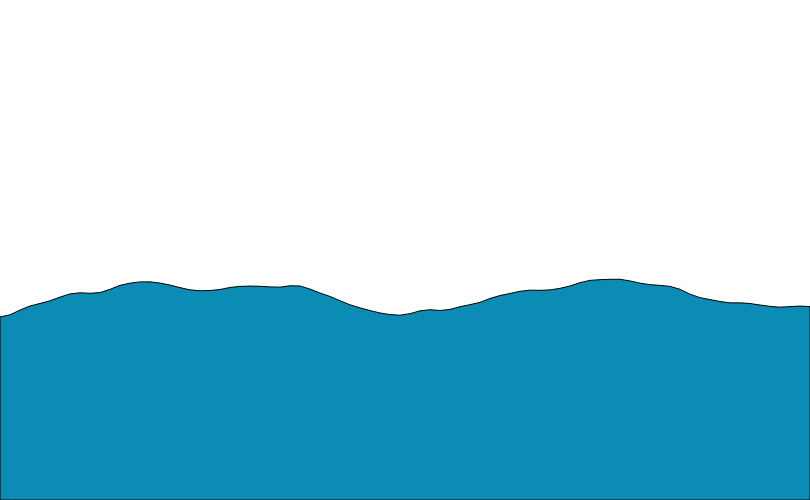
Frame 1 (no input)
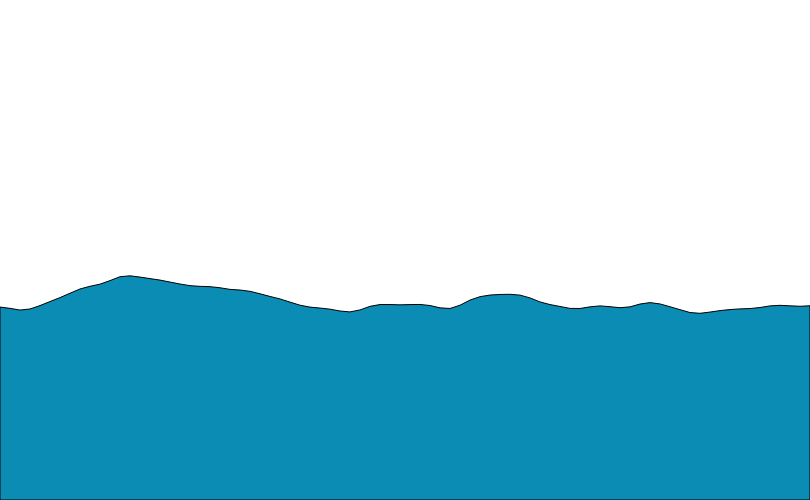
Frame 60 (no input)
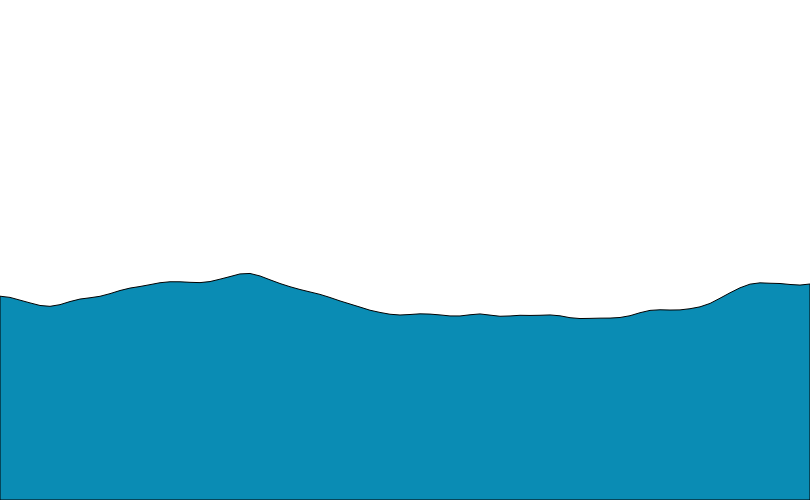
Frame 120 (the mouse pressed at the canvas centre since frame 60)

The p5.js sketch that drew these frames (run headless with seeded random() and noise() and a simulated clock; from frame 60 on, the mouse is pressed at the canvas centre):

// p5.js sketch
// ── sketch.js

let yoff = 0.0; 
let keyflag = 0;

let low = 250;
let high = 350;

function setup() {
  createCanvas(810, 500);
}

function draw() {
  background(255);

  fill(10,140,180);
 
  beginShape();

  let xoff = 0; 
  let y;
  

  for (let x = 0; x <= width; x += 10) {
 
    y = map(noise(xoff, yoff), 0, 1, low, high );


    vertex(x, y);
    xoff += 0.05;   // 0.05
  }
 

  yoff += 0.01;   // 0.01
if ( keyflag ) {
  yoff += keyflag;
  keyflag -= 0.001
  if(keyflag < 0.002) keyflag = 0;

}  


  vertex(width, height);
  vertex(0, height);
  endShape(CLOSE);
}

function keyPressed() {
  
  if (key >= 'a' && key <= 'z') {
    keyflag = 0.19;
  }
}
